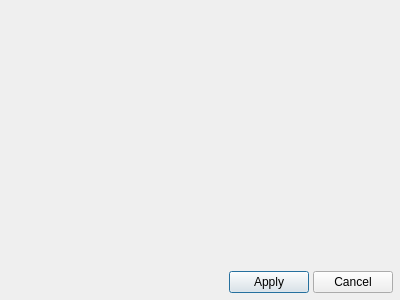
<?xml version="1.0" encoding="UTF-8"?>
<ui version="4.0">
 <class>PropertyEditorDialog</class>
 <widget class="QDialog" name="PropertyEditorDialog">
  <property name="geometry">
   <rect>
    <x>0</x>
    <y>0</y>
    <width>400</width>
    <height>300</height>
   </rect>
  </property>
  <property name="windowTitle">
   <string>Dialog</string>
  </property>
  <layout class="QVBoxLayout" name="verticalLayout">
   <property name="spacing">
    <number>3</number>
   </property>
   <property name="leftMargin">
    <number>3</number>
   </property>
   <property name="topMargin">
    <number>3</number>
   </property>
   <property name="rightMargin">
    <number>3</number>
   </property>
   <property name="bottomMargin">
    <number>3</number>
   </property>
   <item>
    <widget class="property_editor::PropertyEditor" name="property_editor" native="true">
     <property name="sizePolicy">
      <sizepolicy hsizetype="Preferred" vsizetype="Expanding">
       <horstretch>0</horstretch>
       <verstretch>0</verstretch>
      </sizepolicy>
     </property>
    </widget>
   </item>
   <item>
    <widget class="QFrame" name="frame">
     <property name="frameShape">
      <enum>QFrame::Shape::NoFrame</enum>
     </property>
     <property name="frameShadow">
      <enum>QFrame::Shadow::Raised</enum>
     </property>
     <layout class="QHBoxLayout" name="horizontalLayout">
      <property name="spacing">
       <number>4</number>
      </property>
      <property name="leftMargin">
       <number>4</number>
      </property>
      <property name="topMargin">
       <number>4</number>
      </property>
      <property name="rightMargin">
       <number>4</number>
      </property>
      <property name="bottomMargin">
       <number>4</number>
      </property>
      <item>
       <spacer name="horizontalSpacer">
        <property name="orientation">
         <enum>Qt::Orientation::Horizontal</enum>
        </property>
        <property name="sizeHint" stdset="0">
         <size>
          <width>221</width>
          <height>20</height>
         </size>
        </property>
       </spacer>
      </item>
      <item>
       <widget class="QPushButton" name="btn_ok">
        <property name="text">
         <string>Apply</string>
        </property>
       </widget>
      </item>
      <item>
       <widget class="QPushButton" name="btn_cancel">
        <property name="text">
         <string>Cancel</string>
        </property>
       </widget>
      </item>
     </layout>
    </widget>
   </item>
  </layout>
 </widget>
 <customwidgets>
  <customwidget>
   <class>property_editor::PropertyEditor</class>
   <extends>QWidget</extends>
   <header>PropertyEditor.h</header>
   <container>1</container>
  </customwidget>
 </customwidgets>
 <resources/>
 <connections/>
</ui>
